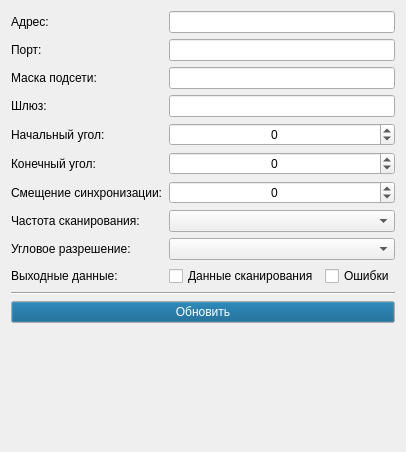
       <widget class="QWidget" name="tabSettings">
        <attribute name="title">
         <string>Параметры</string>
        </attribute>
        <layout class="QGridLayout" name="layoutSettings">
         <item row="4" column="0">
          <widget class="QWidget" name="widgetProgressSettings" native="true">
           <layout class="QGridLayout" name="gridLayout_5">
            <item row="0" column="0">
             <widget class="QLabel" name="labelProgressSettings">
              <property name="alignment">
               <set>Qt::AlignCenter</set>
              </property>
             </widget>
            </item>
           </layout>
          </widget>
         </item>
         <item row="5" column="0">
          <spacer name="spacer17">
           <property name="orientation">
            <enum>Qt::Vertical</enum>
           </property>
           <property name="sizeHint" stdset="0">
            <size>
             <width>20</width>
             <height>40</height>
            </size>
           </property>
          </spacer>
         </item>
         <item row="0" column="0">
          <layout class="QFormLayout" name="layoutSettingsEdit">
           <item row="0" column="0">
            <widget class="QLabel" name="labelSettingsAddress">
             <property name="text">
              <string>Адрес:</string>
             </property>
            </widget>
           </item>
           <item row="0" column="1">
            <widget class="QLineEdit" name="editSettingsAddress">
             <property name="alignment">
              <set>Qt::AlignCenter</set>
             </property>
             <property name="clearButtonEnabled">
              <bool>true</bool>
             </property>
            </widget>
           </item>
           <item row="1" column="0">
            <widget class="QLabel" name="labelSettingsPort">
             <property name="text">
              <string>Порт:</string>
             </property>
            </widget>
           </item>
           <item row="1" column="1">
            <widget class="QLineEdit" name="editSettingsPort">
             <property name="alignment">
              <set>Qt::AlignCenter</set>
             </property>
             <property name="clearButtonEnabled">
              <bool>true</bool>
             </property>
            </widget>
           </item>
           <item row="2" column="0">
            <widget class="QLabel" name="labelSettingsSubnet">
             <property name="text">
              <string>Маска подсети:</string>
             </property>
            </widget>
           </item>
           <item row="2" column="1">
            <widget class="QLineEdit" name="editSettingsSubnet">
             <property name="alignment">
              <set>Qt::AlignCenter</set>
             </property>
             <property name="clearButtonEnabled">
              <bool>true</bool>
             </property>
            </widget>
           </item>
           <item row="3" column="0">
            <widget class="QLabel" name="labelSettingsGateway">
             <property name="text">
              <string>Шлюз:</string>
             </property>
            </widget>
           </item>
           <item row="3" column="1">
            <widget class="QLineEdit" name="editSettingsGateway">
             <property name="alignment">
              <set>Qt::AlignCenter</set>
             </property>
             <property name="clearButtonEnabled">
              <bool>true</bool>
             </property>
            </widget>
           </item>
           <item row="4" column="1">
            <widget class="QSpinBox" name="spinSettingsStartAngle">
             <property name="alignment">
              <set>Qt::AlignCenter</set>
             </property>
             <property name="minimum">
              <number>-100000</number>
             </property>
             <property name="maximum">
              <number>100000</number>
             </property>
            </widget>
           </item>
           <item row="5" column="1">
            <widget class="QSpinBox" name="spinSettingsEndAngle">
             <property name="alignment">
              <set>Qt::AlignCenter</set>
             </property>
             <property name="minimum">
              <number>-100000</number>
             </property>
             <property name="maximum">
              <number>100000</number>
             </property>
            </widget>
           </item>
           <item row="6" column="1">
            <widget class="QSpinBox" name="spinSettingsSyncOffset">
             <property name="alignment">
              <set>Qt::AlignCenter</set>
             </property>
             <property name="minimum">
              <number>-100000</number>
             </property>
             <property name="maximum">
              <number>100000</number>
             </property>
            </widget>
           </item>
           <item row="4" column="0">
            <widget class="QLabel" name="labelSettingsStartAngle">
             <property name="text">
              <string>Начальный угол:</string>
             </property>
            </widget>
           </item>
           <item row="5" column="0">
            <widget class="QLabel" name="labelSettingsEndAngle">
             <property name="text">
              <string>Конечный угол:</string>
             </property>
            </widget>
           </item>
           <item row="6" column="0">
            <widget class="QLabel" name="labelSettingsSyncOffset">
             <property name="text">
              <string>Смещение синхронизации:</string>
             </property>
            </widget>
           </item>
           <item row="7" column="1">
            <widget class="QComboBox" name="comboScanFrequency"/>
           </item>
           <item row="8" column="1">
            <widget class="QComboBox" name="comboAngleResolution"/>
           </item>
           <item row="7" column="0">
            <widget class="QLabel" name="labelSettingsScanFrequency">
             <property name="text">
              <string>Частота сканирования:</string>
             </property>
            </widget>
           </item>
           <item row="8" column="0">
            <widget class="QLabel" name="labelSettingsAngleResolution">
             <property name="text">
              <string>Угловое разрешение:</string>
             </property>
            </widget>
           </item>
           <item row="9" column="1">
            <layout class="QHBoxLayout" name="layoutSettingsCheck">
             <item>
              <widget class="QCheckBox" name="checkScanData">
               <property name="text">
                <string>Данные сканирования</string>
               </property>
              </widget>
             </item>
             <item>
              <widget class="QCheckBox" name="checkScanErrors">
               <property name="text">
                <string>Ошибки</string>
               </property>
              </widget>
             </item>
            </layout>
           </item>
           <item row="9" column="0">
            <widget class="QLabel" name="labelSettingsOutputData">
             <property name="text">
              <string>Выходные данные:</string>
             </property>
            </widget>
           </item>
          </layout>
         </item>
         <item row="1" column="0">
          <widget class="Line" name="line3">
           <property name="orientation">
            <enum>Qt::Horizontal</enum>
           </property>
          </widget>
         </item>
         <item row="2" column="0">
          <widget class="QPushButton" name="buttonSettingsUpdate">
           <property name="palette">
            <palette>
             <active>
              <colorrole role="Button">
               <brush brushstyle="SolidPattern">
                <color alpha="255">
                 <red>0</red>
                 <green>87</green>
                 <blue>134</blue>
                </color>
               </brush>
              </colorrole>
              <colorrole role="ButtonText">
               <brush brushstyle="SolidPattern">
                <color alpha="255">
                 <red>255</red>
                 <green>255</green>
                 <blue>255</blue>
                </color>
               </brush>
              </colorrole>
             </active>
             <inactive>
              <colorrole role="Button">
               <brush brushstyle="SolidPattern">
                <color alpha="255">
                 <red>0</red>
                 <green>87</green>
                 <blue>134</blue>
                </color>
               </brush>
              </colorrole>
              <colorrole role="ButtonText">
               <brush brushstyle="SolidPattern">
                <color alpha="255">
                 <red>255</red>
                 <green>255</green>
                 <blue>255</blue>
                </color>
               </brush>
              </colorrole>
             </inactive>
             <disabled>
              <colorrole role="Button">
               <brush brushstyle="SolidPattern">
                <color alpha="255">
                 <red>109</red>
                 <green>120</green>
                 <blue>130</blue>
                </color>
               </brush>
              </colorrole>
              <colorrole role="ButtonText">
               <brush brushstyle="SolidPattern">
                <color alpha="255">
                 <red>255</red>
                 <green>255</green>
                 <blue>255</blue>
                </color>
               </brush>
              </colorrole>
             </disabled>
            </palette>
           </property>
           <property name="text">
            <string>Обновить</string>
           </property>
          </widget>
         </item>
         <item row="3" column="0">
          <spacer name="spacer18">
           <property name="orientation">
            <enum>Qt::Vertical</enum>
           </property>
           <property name="sizeHint" stdset="0">
            <size>
             <width>20</width>
             <height>40</height>
            </size>
           </property>
          </spacer>
         </item>
        </layout>
       </widget>
